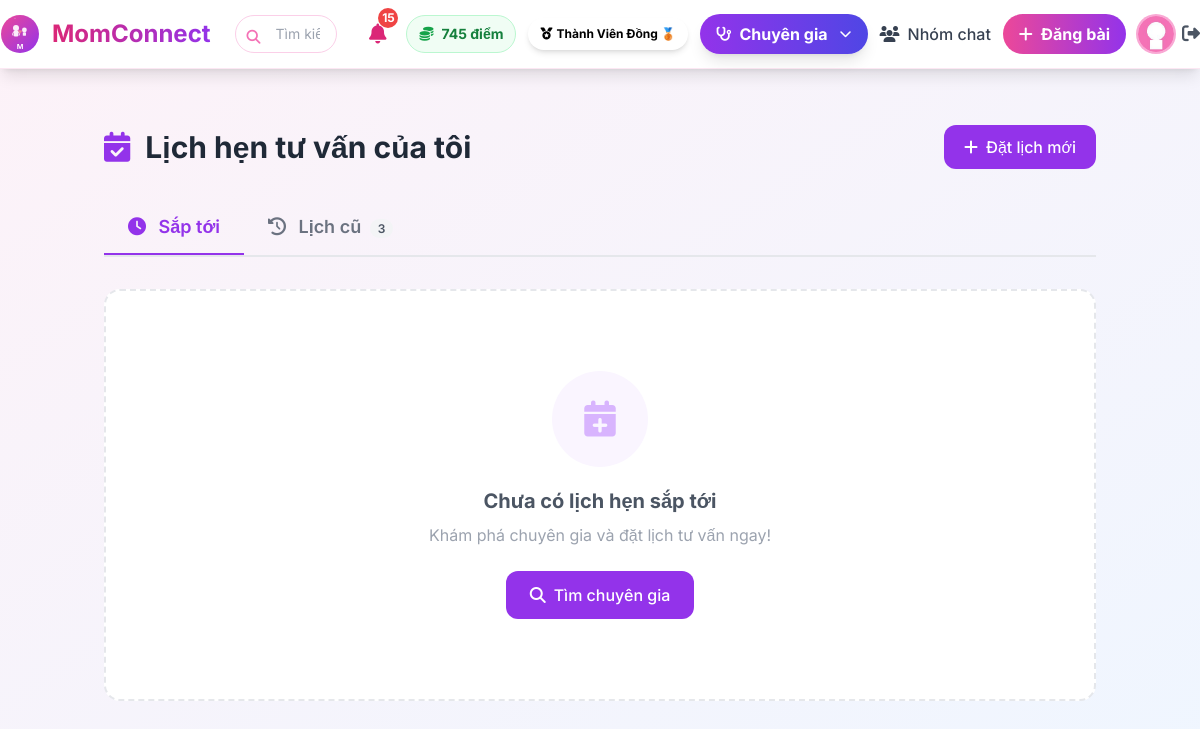
Page /my-bookings (signed in) on the committed database.
### models.py (models this page shows, shortened)
class User(UserMixin, db.Model):
    __tablename__ = 'users'
    id = db.Column(db.Integer, primary_key=True)
    name = db.Column(db.String(100), nullable=False)
    email = db.Column(db.String(100), unique=True, nullable=False)
    password = db.Column(db.String(200), nullable=False)
    avatar = db.Column(db.String(200), default='default.jpg')
    bio = db.Column(db.Text)
    phone = db.Column(db.String(15), unique=True)  # Số điện thoại
    rating = db.Column(db.Float, default=0.0)  # Trung bình sao (0-5)
    children_count = db.Column(db.Integer, default=0)
    children_ages = db.Column(db.String(100))
    points = db.Column(db.Integer, default=0)
    role = db.Column(db.String(20), default='user')  # user, admin, expert
    is_active = db.Column(db.Boolean, default=True)
    badge = db.Column(db.String(50))  # ← THÊM TRƯỜNG CẤP BẬC
    created_at = db.Column(db.DateTime, default=vietnam_now)
    is_verified_expert = db.Column(db.Boolean, default=False)
    expert_category = db.Column(db.String(50))  # Lĩnh vực chuyên môn
    specialty = db.Column(db.String(100))              # Chuyên môn cụ thể
    experience_years = db.Column(db.Integer)           # Số năm kinh nghiệm
    workplace = db.Column(db.String(200))              # Nơi làm việc
    license_number = db.Column(db.String(100))         # Số chứng chỉ hành nghề
    license_expiry = db.Column(db.Date)                # Ngày hết hạn chứng chỉ
    consultation_fee = db.Column(db.Float)             # Phí tư vấn (VNĐ)
    education = db.Column(db.Text)                     # Học vấn
    certifications = db.Column(db.Text)                # Chứng chỉ (JSON string)
    availability = db.Column(db.String(20), default='available')  # available/busy/offline
    credibility_score = db.Column(db.Float, default=0) # Điểm uy tín
    posts = db.relationship('Post', backref='author', lazy='dynamic')

### app.py (the view)
@app.route('/my-bookings')
@login_required
def my_bookings():
    now = get_vn_now()
    upcoming = Booking.query.filter_by(user_id=current_user.id, status='scheduled')\
                        .join(TimeSlot)\
                        .filter(TimeSlot.end_time >= now)\
                        .order_by(TimeSlot.start_time).all()
    old_bookings = Booking.query.filter_by(user_id=current_user.id)\
                            .join(TimeSlot)\
                            .filter(TimeSlot.end_time < now)\
                            .order_by(TimeSlot.start_time.desc()).all()
    feedback_map = {}
    for booking in old_bookings:
        fb = ConsultationFeedback.query.filter_by(
            booking_id=booking.id,
            from_user_id=current_user.id
        ).first()
        if fb:
            feedback_map[booking.id] = fb
    return render_template('my_bookings.html',
        upcoming=upcoming,
        old_bookings=old_bookings,
        now=now,
        feedback_map=feedback_map
    )

### app.py (called while the page is built, shortened)
@login_manager.user_loader
def load_user(id):
    user = User.query.get(int(id))
    if user:
        update_user_badge(user)  # ← Tự động cập nhật badge mỗi khi đăng nhập/load user
    return user

def get_vn_now():
    return datetime.now(VN_TZ).replace(tzinfo=None)

def update_user_badge(user):
    old_badge = getattr(user, 'badge', None)
    points = user.points
    if points > 2000:
        badge = "Ứng viên Chuyên gia 🌟"
        can_request_expert = True
    elif points >= 1001:
        badge = "Thành Viên Bạc 🥈"
        can_request_expert = False
    elif points >= 201:
        badge = "Thành Viên Đồng 🥉"
        can_request_expert = False
    else:
        badge = "Mầm Non 👶"
        can_request_expert = False

@app.context_processor
def utility_processor():
    def now():
        return get_vn_now()
    return dict(now=now)

### templates/my_bookings.html (shortened to what this page needs)
{% extends "base.html" %}
{% block content %}
<div class="container mx-auto px-4 py-8 max-w-5xl">
    <div class="flex items-center justify-between mb-8">
        <h1 class="text-3xl font-bold text-gray-800">
            <i class="fas fa-calendar-check text-purple-600 mr-2"></i>
            Lịch hẹn tư vấn của tôi
        </h1>
        <a href="{{ url_for('experts_list') }}"
            class="bg-purple-600 text-white px-5 py-2.5 rounded-xl font-medium hover:bg-purple-700 transition flex items-center gap-2">
            <i class="fas fa-plus"></i> Đặt lịch mới
        </a>
    </div>
    <div class="flex border-b-2 border-gray-200 mb-8">
        <button onclick="showTab('upcoming', this)"
            class="tab-btn px-6 py-3 font-semibold text-lg border-b-2 border-purple-600 text-purple-600 transition">
            <i class="fas fa-clock mr-2"></i> Sắp tới
        </button>
        <button onclick="showTab('old', this)"
            class="tab-btn px-6 py-3 font-semibold text-lg border-b-2 border-transparent text-gray-500 hover:text-purple-600 hover:border-purple-300 transition">
            <i class="fas fa-history mr-2"></i> Lịch cũ
            {% if old_bookings %}<span class="ml-1 bg-gray-100 text-gray-600 text-xs px-2 py-0.5 rounded-full">{{
                old_bookings|length }}</span>{% endif %}
        </button>
    </div>
    <div id="upcoming-tab" class="tab-content">
        {% if upcoming %}
        <div class="grid md:grid-cols-2 gap-6">
            {% for booking in upcoming %}
            <div
                class="bg-white rounded-2xl shadow-md overflow-hidden hover:shadow-xl transition-all duration-300 border border-gray-100">
                <div class="h-1.5 bg-gradient-to-r from-purple-500 to-pink-500"></div>
                <div class="p-6">
                    <div class="flex items-center gap-4 mb-5">
                        <img src="{{ url_for('static', filename=booking.time_slot.expert.avatar or 'images/default-avatar.png') }}"
                            class="w-14 h-14 rounded-full object-cover ring-2 ring-purple-100">
                        <div>
                            <h3 class="text-lg font-bold text-gray-800">{{ booking.time_slot.expert.name }}</h3>
                            <p class="text-sm text-purple-600 font-medium">
                                <i class="fas fa-stethoscope mr-1"></i>{{ booking.time_slot.expert.expert_category or
                                'Chuyên gia' }}
                            </p>
                        </div>
                    </div>
                    <div class="bg-gradient-to-br from-purple-50 to-pink-50 p-4 rounded-xl mb-5 space-y-2">
                        <div class="flex items-center gap-3 text-gray-700">
                            <i class="fas fa-calendar-day text-purple-500 w-5 text-center"></i>
                            <span class="font-medium">{{ booking.time_slot.start_time.strftime('%d/%m/%Y') }}</span>
                        </div>
                        <div class="flex items-center gap-3 text-gray-700">
                            <i class="fas fa-clock text-purple-500 w-5 text-center"></i>
                            <span>{{ booking.time_slot.start_time.strftime('%H:%M') }} – {{
                                booking.time_slot.end_time.strftime('%H:%M') }}</span>
                            <span class="text-xs text-gray-400 ml-auto">
                                {{ ((booking.time_slot.end_time - booking.time_slot.start_time).total_seconds() /
                                60)|int }} phút
                            </span>
                        </div>
                        {% if booking.time_slot.notes %}
                        <div class="flex items-start gap-3 text-indigo-700 text-sm pt-2 border-t border-indigo-100">
                            <i class="fas fa-lightbulb text-yellow-500 w-5 text-center mt-0.5"></i>
                            <span class="italic">{{ booking.time_slot.notes }}</span>
                        </div>
                        {% endif %}
                    </div>
                    <div class="flex gap-2 mb-5">
                        <span
                            class="bg-green-100 text-green-700 px-3 py-1.5 rounded-full text-xs font-semibold flex items-center gap-1">
                            <i class="fas fa-check-circle"></i> Đã xác nhận
                        </span>
                        <span class="bg-blue-100 text-blue-700 px-3 py-1.5 rounded-full text-xs font-semibold">
                            Sắp diễn ra
                        </span>
                    </div>
                    <a href="{{ url_for('expert_consult_chat', expert_id=booking.time_slot.expert.id) }}"
                        class="flex items-center justify-center gap-2 w-full bg-gradient-to-r from-green-500 to-emerald-600 text-white py-3.5 rounded-xl font-bold hover:from-green-600 hover:to-emerald-700 transition-all duration-200 shadow-md hover:shadow-lg">
                        <i class="fas fa-comments"></i> Vào phòng chat tư vấn
                    </a>
                </div>
            </div>
            {% endfor %}
        </div>
        {% else %}
        <div class="text-center py-20 bg-white rounded-2xl border-2 border-dashed border-gray-200">
            <div class="w-24 h-24 bg-purple-50 rounded-full flex items-center justify-center mx-auto mb-5">
                <i class="fas fa-calendar-plus text-4xl text-purple-300"></i>
            </div>
            <h3 class="text-xl font-bold text-gray-600 mb-2">Chưa có lịch hẹn sắp tới</h3>
            <p class="text-gray-400 mb-6">Khám phá chuyên gia và đặt lịch tư vấn ngay!</p>
            <a href="{{ url_for('experts_list') }}"
                class="inline-flex items-center gap-2 bg-purple-600 text-white px-6 py-3 rounded-xl hover:bg-purple-700 transition font-medium">
                <i class="fas fa-search"></i> Tìm chuyên gia
            </a>
        </div>
        {% endif %}
    </div>
</div>
{% endblock %}

### templates/base.html (shortened to what this page needs)
<!DOCTYPE html>
<html lang="vi">
<head>
    <script src="https://cdn.tailwindcss.com"></script>
    <link href="https://cdnjs.cloudflare.com/ajax/libs/font-awesome/6.5.0/css/all.min.css" rel="stylesheet">
</head>
<body class="bg-gradient-to-br from-pink-50 to-blue-50 min-h-screen">
    <nav class="bg-white shadow-lg py-3 sticky top-0 z-50 border-b border-pink-100">
        <div class="max-w-7xl mx-auto flex flex-col md:flex-row md:items-center justify-between gap-4">
            <a href="{{ url_for('home') }}" class="flex items-center gap-3 group shrink-0">
                <img src="{{ url_for('static', filename='logo.svg') }}" alt="MomConnect Logo"
                    class="w-10 h-10 logo-img">
                <span
                    class="text-2xl font-bold bg-gradient-to-r from-pink-600 to-purple-600 bg-clip-text text-transparent whitespace-nowrap">
                </span>
            </a>
            <form action="{{ url_for('search') }}" method="get"
                class="flex-1 w-full md:w-auto md:max-w-md mx-2 order-last md:order-none">
                <div class="relative">
                    <input type="text" name="q" placeholder="Tìm kiếm..."
                        class="w-full pl-10 pr-4 py-2 border border-pink-200 rounded-full focus:outline-none focus:ring-2 focus:ring-pink-400 transition text-sm">
                    <i class="fas fa-search absolute left-3 top-3 text-pink-400 text-sm"></i>
                </div>
            </form>
            <div class="flex items-center gap-2 md:gap-3 flex-wrap justify-end w-full md:w-auto mt-3 md:mt-0">
                {% if current_user.is_authenticated %}
                <div class="relative shrink-0">
                    <button onclick="toggleNotif()" class="relative p-2 hover:bg-gray-100 rounded-full transition">
                        <i class="fas fa-bell text-xl text-pink-600"></i>
                        <span id="notif-count"
                            class="absolute -top-1 -right-1 bg-red-500 text-white text-xs font-bold rounded-full w-5 h-5 flex items-center justify-center badge-pulse hidden">
                        </span>
                    </button>
                </div>
                {% if current_user.role != 'admin' %}
                <div class="flex items-center gap-2 bg-green-50 px-3 py-2 rounded-full border border-green-200">
                    <i class="fas fa-coins text-green-600 text-sm"></i>
                    <span class="text-green-700 font-bold text-sm">{{ current_user.points }} điểm</span>
                </div>
                {% if current_user.badge %}
                <span
                    class="px-3 py-2 rounded-full text-xs font-bold flex items-center gap-1 shadow-md animate-pulse-slow hidden sm:inline-flex"
                    {% if 'Ứng viên Chuyên gia' in current_user.badge %}bg-gradient-to-r from-purple-700 to-pink-700
                    text-white shadow-purple-500/50 {% elif 'Thành Viên Bạc' in current_user.badge %}bg-gradient-to-r
                    from-gray-400 to-gray-600 text-white {% elif 'Thành Viên Đồng' in current_user.badge
                    %}bg-gradient-to-r from-orange-600 to-yellow-600 text-white {% else %}bg-gradient-to-r
                    from-green-400 to-teal-500 text-white{% endif %}">
                    <i class="fas fa-medal text-xs"></i>
                    <span class="hidden sm:inline text-xs">{{ current_user.badge }}</span>
                </span>
                {% endif %}
                {% endif %}
                <div class="flex items-center gap-2">
                    {% if current_user.role != 'admin' %}
                    {% if current_user.is_verified_expert %}
                    <div class="relative group">
                        <button
                            class="bg-gradient-to-r from-purple-600 to-indigo-600 text-white px-4 py-2 rounded-full font-bold hover:shadow-xl transition flex items-center gap-2 shadow-lg transform hover:scale-105">
                            <i class="fas fa-stethoscope text-sm"></i>
                            <span class="hidden sm:inline">Chuyên gia</span>
                            <i class="fas fa-chevron-down ml-1 text-xs"></i>
                        </button>
                    </div>
                    {% endif %}
                    {% endif %}
                </div>
                {% endif %}
                {% if current_user.is_authenticated and current_user.role != 'admin' %}
                <a href="{{ url_for('chat_rooms') }}"
                    class="text-gray-700 hover:text-purple-600 transition-colors font-medium flex items-center gap-2">
                    <i class="fas fa-users"></i>
                    <span class="hidden sm:inline">Nhóm chat</span>
                </a>
                {% endif %}
                {% if current_user.is_authenticated %}
                <a href="{{ url_for('create_post') }}"
                    class="bg-gradient-to-r from-pink-500 to-purple-600 text-white px-4 py-2 rounded-full font-bold hover:shadow-lg transition transform hover:scale-105 flex items-center gap-2 shrink-0">
                    <i class="fas fa-plus"></i>
                    <span class="hidden sm:inline">Đăng bài</span>
                </a>
                <div class="flex items-center gap-2">
                    <div class="relative group">
                        <a href="{{ url_for('profile') }}">
                            <img src="{{ url_for('static', filename=current_user.avatar or 'images/default-avatar.png') }}"
                                class="w-9 h-9 rounded-full object-cover ring-2 ring-pink-300 cursor-pointer transform hover:scale-110 transition-transform">
                        </a>
                    </div>
                    <a href="{{ url_for('logout') }}" class="text-gray-600 hover:text-red-600 transition-colors">
                        <i class="fas fa-sign-out-alt text-lg"></i>
                    </a>
                </div>
                {% endif %}
            </div>
        </div>
    </nav>
    <div class="max-w-7xl mx-auto p-4 md:p-6">
        {% block content %}{% endblock %}
    </div>
</body>
</html>

### templates/base.html (style rules this page uses)
body { font-family: 'Inter', sans-serif; }
.badge-pulse { animation: pulse 2s infinite; }
.logo-img { transition: transform 0.3s ease; }
.animate-pulse-slow { animation: pulse 3s infinite; }

### templates/my_bookings.html (style rules this page uses)
.tab-content { animation: fadeIn 0.3s ease; }

### rows in the picture
User: points "745", badge "Thành Viên Đồng 🥉", avatar (placeholder picture)

### other values in the picture
{{ old_bookings|length }} "3"
